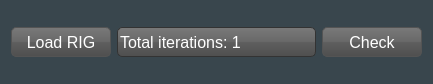
<?xml version="1.0" encoding="UTF-8"?>
<ui version="4.0">
 <class>RIGChecker</class>
 <widget class="QDialog" name="RIGChecker">
  <property name="geometry">
   <rect>
    <x>0</x>
    <y>0</y>
    <width>433</width>
    <height>84</height>
   </rect>
  </property>
  <property name="font">
   <font>
    <family>DejaVu Sans</family>
   </font>
  </property>
  <property name="windowTitle">
   <string>Dialog</string>
  </property>
  <property name="styleSheet">
   <string notr="true">#RIGChecker {
        background: #39464d;
}
</string>
  </property>
  <layout class="QGridLayout" name="gridLayout">
   <item row="0" column="0">
    <layout class="QHBoxLayout" name="horizontalLayout" stretch="1,2,1">
     <item>
      <widget class="QPushButton" name="loadRIG">
       <property name="minimumSize">
        <size>
         <width>0</width>
         <height>30</height>
        </size>
       </property>
       <property name="font">
        <font>
         <family>Microsoft Sans Serif</family>
         <pointsize>12</pointsize>
        </font>
       </property>
       <property name="styleSheet">
        <string notr="true">QPushButton {
   background: qlineargradient(x1:0, y1:0, x2:0, y2:1, stop:0 #797979, stop:0.48 #696969, stop:0.52 #5e5e5e, stop:1 #4f4f4f);
   border-color: #545454;
   border-width: 1px;
   border-radius: 5px;
   border-style: solid;
   color: white;
                     }
QPushButton:pressed {
   background: qradialgradient(cx:0.5, cy:0.5, radius:1, fx:0.5, fy:0.5, stop:0 #dddddd, stop:1 #777777);
}</string>
       </property>
       <property name="text">
        <string>Load RIG</string>
       </property>
      </widget>
     </item>
     <item>
      <widget class="LineEdit" name="iterationsLine">
       <property name="minimumSize">
        <size>
         <width>80</width>
         <height>20</height>
        </size>
       </property>
       <property name="maximumSize">
        <size>
         <width>16777215</width>
         <height>30</height>
        </size>
       </property>
       <property name="font">
        <font>
         <family>Microsoft Sans Serif</family>
         <pointsize>12</pointsize>
        </font>
       </property>
       <property name="styleSheet">
        <string notr="true">QLineEdit {
border: 1px solid #333333;
	border-radius: 5px;
	background: qlineargradient(x1:0, y1:0, x2:0, y2:1, stop:0 #797979, stop:0.48 #696969, stop:0.52 #5e5e5e, stop:1 #4f4f4f);
	min-width: 6em;
	color: #ffffff;

padding: 0px;
text-align: center;
}</string>
       </property>
       <property name="text">
        <string>Total iterations: 1</string>
       </property>
       <property name="placeholderText">
        <string/>
       </property>
      </widget>
     </item>
     <item>
      <widget class="QPushButton" name="check">
       <property name="minimumSize">
        <size>
         <width>0</width>
         <height>30</height>
        </size>
       </property>
       <property name="font">
        <font>
         <family>Microsoft Sans Serif</family>
         <pointsize>12</pointsize>
        </font>
       </property>
       <property name="styleSheet">
        <string notr="true">QPushButton {
   background: qlineargradient(x1:0, y1:0, x2:0, y2:1, stop:0 #797979, stop:0.48 #696969, stop:0.52 #5e5e5e, stop:1 #4f4f4f);
   border-color: #545454;
   border-width: 1px;
   border-radius: 5px;
   border-style: solid;
   color: white;
                     }
QPushButton:pressed {
   background: qradialgradient(cx:0.5, cy:0.5, radius:1, fx:0.5, fy:0.5, stop:0 #dddddd, stop:1 #777777);
}</string>
       </property>
       <property name="text">
        <string>Check</string>
       </property>
      </widget>
     </item>
    </layout>
   </item>
  </layout>
 </widget>
 <customwidgets>
  <customwidget>
   <class>LineEdit</class>
   <extends>QLineEdit</extends>
   <header>lineedit.h</header>
  </customwidget>
 </customwidgets>
 <resources/>
 <connections/>
</ui>
